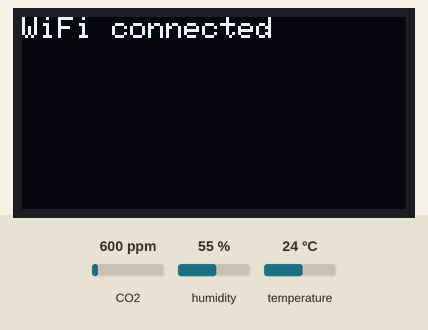
Bench run of a sketch on a simulated ESP8266 (NodeMCU). On the bench: 128×64 one-colour display. Inputs (shaded band) come from the test bench; at power-on: CO2 600 ppm, humidity 55 %, temperature 24 °C. WiFi joins after 1.5 s; servers stay silent unless stated; what the sketch prints to the serial monitor is not drawn.

Above: at 1.7 s.
At 7.4 s:
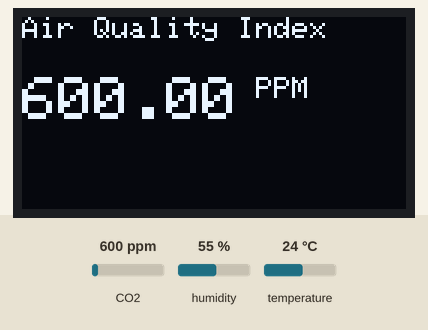
7.5 s: CO2 set to 452 ppm
At 11.5 s:
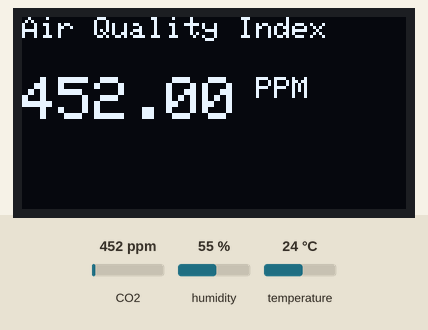
11.8 s: CO2 set to 1050 ppm
At 14.8 s:
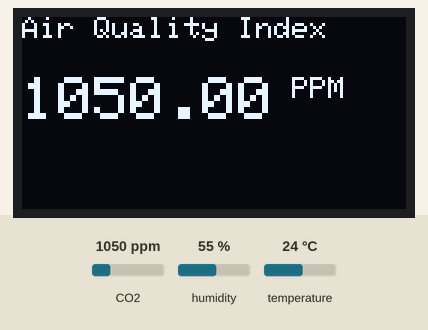
15.9 s: CO2 set to 1700 ppm
At 18.1 s:
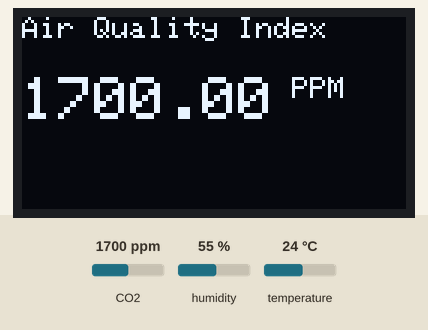
Timing chart, 0 to 19.6 s (numbered marks = the images above; inputs shaded):
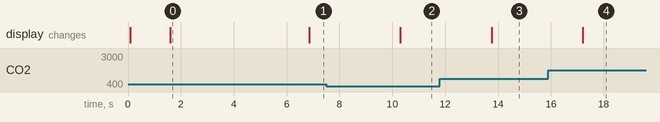

Measured:
- after the input at 7.5 s, the display: changes after 2.8 s (image 2)
- after the input at 11.8 s, the display: changes after 2.0 s (image 3)
- after the input at 15.9 s, the display: changes after 1.3 s (image 4)
- what the display in image 0 shows lasts 5.3 s, from 1.6 s to 6.9 s

The sketch:

DHT11.ino
```cpp
#include <ESP8266WiFi.h>
#include "DHT.h"
#include <SPI.h>
#include <Wire.h>
#include "MQ135.h"
#include <Adafruit_GFX.h>
#include <Adafruit_SSD1306.h>
#define SCREEN_WIDTH 128    // OLED display width, in pixels
#define SCREEN_HEIGHT 64    // OLED display height, in pixels
#define OLED_RESET -1       // Reset pin # (or -1 if sharing Arduino reset pin)
Adafruit_SSD1306 display(SCREEN_WIDTH, SCREEN_HEIGHT, &Wire, OLED_RESET);
String apiKey = "MHQK34KJYWS1RXZ2";
const char *ssid =  "HUAWEI Y8s";
const char *pass =  "HM876543211";
const char* server = "api.thingspeak.com";

DHT dht(D5, DHT11);
WiFiClient client;

void setup() {
  Serial.begin(115200);
  delay(10);
  dht.begin();
  WiFi.begin(ssid, pass);
    display.begin(SSD1306_SWITCHCAPVCC, 0x3C); //initialize with the I2C addr 0x3C (128x64)
  display.clearDisplay();
  delay(10);

  Serial.println("Connecting to ");
  Serial.println(ssid);

  display.clearDisplay();
  display.setCursor(0,0);
  display.setTextSize(1);
  display.setTextColor(WHITE);
  display.println("Connecting to ");
  display.setTextSize(2);
  display.print(ssid);
  display.display();

  WiFi.begin(ssid, pass);

  while (WiFi.status() != WL_CONNECTED)
  {
    delay(500);
    Serial.print(".");
  }
    Serial.println("");
    Serial.println("WiFi connected");

    display.clearDisplay();
    display.setCursor(0,0);
    display.setTextSize(1);
    display.setTextColor(WHITE);
    display.print("WiFi connected");
    display.display();
    delay(4000);
}

void loop() {
  float h = dht.readHumidity();
  float t = dht.readTemperature();

  if (isnan(h) || isnan(t)) {
    Serial.println("Failed to read from DHT sensor!");
    return;
  }

  if (client.connect(server, 80)) {
    String postStr = apiKey;
    postStr += "&field1=";
    postStr += String(t);
    postStr += "&field2=";
    postStr += String(h);
    postStr += "\r\n\r\n";

    client.print("POST /update HTTP/1.1\n");
    client.print("Host: api.thingspeak.com\n");
    client.print("Connection: close\n");
    client.print("X-THINGSPEAKAPIKEY: " + apiKey + "\n");
    client.print("Content-Type: application/x-www-form-urlencoded\n");
    client.print("Content-Length: ");
    client.print(postStr.length());
    client.print("\n\n");
    client.print(postStr);

    Serial.print("Temperature: ");
    Serial.print(t);
    Serial.print("\t");
    Serial.print("Humidity: ");
    Serial.println(h);

  }
  client.stop();
  delay(1000);
     MQ135 gasSensor = MQ135(A0);
    float air_quality = gasSensor.getPPM();
    Serial.print("Air Quality: ");
    Serial.print(air_quality);
    Serial.println("  PPM");
    Serial.println();

    display.clearDisplay();
    display.setCursor(0,0);  //oled display
    display.setTextSize(1);
    display.setTextColor(WHITE);
    display.println("Air Quality Index");


    display.setCursor(0,20);  //oled display
    display.setTextSize(2);
    display.setTextColor(WHITE);
    display.print(air_quality);
    display.setTextSize(1);
    display.setTextColor(WHITE);
    display.println(" PPM");
    display.display();


    if (client.connect(server, 80)) // "184.106.153.149" or api.thingspeak.com
  {
    String postStr = apiKey;
    postStr += "&field1=";
    postStr += String(air_quality);
    postStr += "r\n";

    client.print("POST /update HTTP/1.1\n");
    client.print("Host: api.thingspeak.com\n");
    client.print("Connection: close\n");
    client.print("X-THINGSPEAKAPIKEY: " + apiKey + "\n");
    client.print("Content-Type: application/x-www-form-urlencoded\n");
    client.print("Content-Length: ");
    client.print(postStr.length());
    client.print("\n\n");
    client.print(postStr);

    Serial.println("Data Send to Thingspeak");
  }
    client.stop();
    Serial.println("Waiting...");

    delay(2000);      // thingspeak needs minimum 15 sec delay between updates.
}
```
